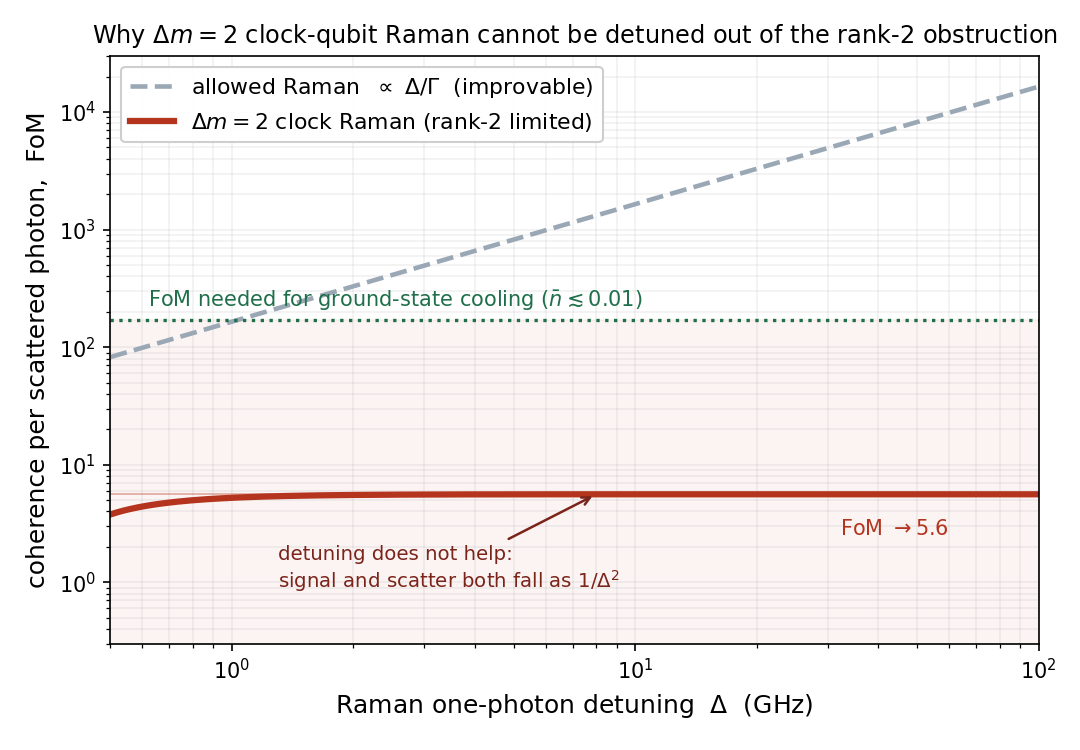

Write the Python code that produced this figure.
"""
fig_fom_vs_detuning.py -- Paper T Fig. 3.

The coherence-per-scatter FoM vs Raman detuning. The Dm=2 clock Raman (rank-2 limited) is
FLAT at ~5.6 -- you cannot detune out of trouble -- while an allowed Raman improves as
Delta/Gamma. Neither helps the Dm=2 case reach the FoM ~ 170 needed for ground-state cooling.

Curve and constants come from the verified core (src/paper_T_fom.py); stdlib + matplotlib only.
"""
import os, sys
import numpy as np
import matplotlib
matplotlib.use("Agg")
import matplotlib.pyplot as plt
sys.path.insert(0, os.path.join(os.path.dirname(os.path.abspath(__file__)), "..", "src"))
import paper_T_fom as pt

GHZ = 1000.0
D_GHz = np.logspace(np.log10(0.5), np.log10(100.0), 300)
D_MHz = D_GHz * GHZ

fom_dm2     = np.array([pt.FoM(D) for D in D_MHz])          # computed, rank-2 limited
fom_allowed = D_MHz / pt.GAMMA                              # canonical allowed scaling, FoM ~ Delta/Gamma
THRESH = 170.0                                             # FoM needed for n_bar ~ 0.01 (rsc_floor_rate_eqn.py)

fig, ax = plt.subplots(figsize=(7.2, 5.0))
ax.loglog(D_GHz, fom_allowed, color="#9aa7b4", lw=2.2, ls="--",
          label=r"allowed Raman  $\propto\ \Delta/\Gamma$  (improvable)")
ax.loglog(D_GHz, fom_dm2, color="#b5341e", lw=3.0,
          label=r"$\Delta m{=}2$ clock Raman (rank-2 limited)")

# disqualification threshold
ax.axhline(THRESH, color="#1f6f4a", lw=1.6, ls=":")
ax.text(0.62, THRESH*1.15, r"FoM needed for ground-state cooling ($\bar n\lesssim0.01$)",
        color="#1f6f4a", fontsize=10, va="bottom")
# the pinned plateau
ax.axhline(pt.FOM_INF, color="#b5341e", lw=0.9, ls="-", alpha=0.35)
ax.text(60, pt.FOM_INF*0.62, r"FoM $\to %.1f$" % pt.FOM_INF, color="#b5341e",
        fontsize=10, ha="right", va="top")

# shaded "disqualified" band for the Dm=2 case
ax.axhspan(1e-2, THRESH, color="#b5341e", alpha=0.05)

ax.annotate("detuning does not help:\nsignal and scatter both fall as $1/\\Delta^2$",
            xy=(8, pt.FoM(8*GHZ)), xytext=(1.3, 0.9),
            fontsize=9.5, color="#7a241a",
            arrowprops=dict(arrowstyle="->", color="#7a241a", lw=1.2))

ax.set_xlabel(r"Raman one-photon detuning  $\Delta$  (GHz)", fontsize=12)
ax.set_ylabel(r"coherence per scattered photon,  FoM", fontsize=12)
ax.set_title(r"Why $\Delta m{=}2$ clock-qubit Raman cannot be detuned out of the rank-2 obstruction",
             fontsize=11.5)
ax.set_xlim(0.5, 100)
ax.set_ylim(3e-1, 3e4)
ax.grid(True, which="both", alpha=0.18)
ax.legend(loc="upper left", fontsize=10.5, framealpha=0.95)
fig.tight_layout()
out = os.path.join(os.path.dirname(os.path.abspath(__file__)), "fig_fom_vs_detuning.png")
fig.savefig(out, dpi=150)
print("wrote", out)
print("FoM(Delta=1 GHz)=%.2f  FoM(30 GHz)=%.2f  plateau=%.2f  (flat); allowed crosses %g at Delta=%.2f GHz"
      % (pt.FoM(1*GHZ), pt.FoM(30*GHZ), pt.FOM_INF, THRESH, THRESH*pt.GAMMA/GHZ))
